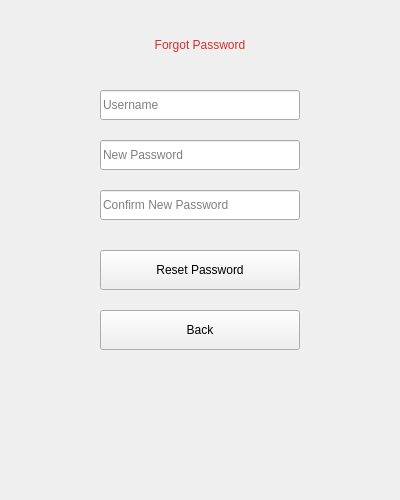
<?xml version="1.0" encoding="UTF-8"?>
<ui version="4.0">
 <class>forgot_password</class>
 <widget class="QWidget" name="forgot_password">
  <property name="geometry">
   <rect>
    <x>0</x>
    <y>0</y>
    <width>400</width>
    <height>500</height>
   </rect>
  </property>
  <property name="windowTitle">
   <string>Forgot Password</string>
  </property>
  <widget class="QLabel" name="titleLabel">
   <property name="geometry">
    <rect>
     <x>50</x>
     <y>20</y>
     <width>300</width>
     <height>50</height>
    </rect>
   </property>
   <property name="text">
    <string>Forgot Password</string>
   </property>
   <property name="alignment">
    <set>Qt::AlignCenter</set>
   </property>
   <property name="styleSheet">
    <string notr="true">font: bold 18pt 'Segoe UI'; color: #d32f2f;</string>
   </property>
  </widget>
  <widget class="QLineEdit" name="username_lineedit">
   <property name="geometry">
    <rect>
     <x>100</x>
     <y>90</y>
     <width>200</width>
     <height>30</height>
    </rect>
   </property>
   <property name="placeholderText">
    <string>Username</string>
   </property>
  </widget>
  <widget class="QLineEdit" name="password_lineedit">
   <property name="geometry">
    <rect>
     <x>100</x>
     <y>140</y>
     <width>200</width>
     <height>30</height>
    </rect>
   </property>
   <property name="echoMode">
    <enum>QLineEdit::Password</enum>
   </property>
   <property name="placeholderText">
    <string>New Password</string>
   </property>
  </widget>
  <widget class="QLineEdit" name="confirm_password_lineedit">
   <property name="geometry">
    <rect>
     <x>100</x>
     <y>190</y>
     <width>200</width>
     <height>30</height>
    </rect>
   </property>
   <property name="echoMode">
    <enum>QLineEdit::Password</enum>
   </property>
   <property name="placeholderText">
    <string>Confirm New Password</string>
   </property>
  </widget>
  <widget class="QPushButton" name="forgot_password_button">
   <property name="geometry">
    <rect>
     <x>100</x>
     <y>250</y>
     <width>200</width>
     <height>40</height>
    </rect>
   </property>
   <property name="text">
    <string>Reset Password</string>
   </property>
  </widget>
  <widget class="QPushButton" name="back_button_2">
   <property name="geometry">
    <rect>
     <x>100</x>
     <y>310</y>
     <width>200</width>
     <height>40</height>
    </rect>
   </property>
   <property name="text">
    <string>Back</string>
   </property>
  </widget>
 </widget>
 <resources/>
 <connections/>
</ui>
